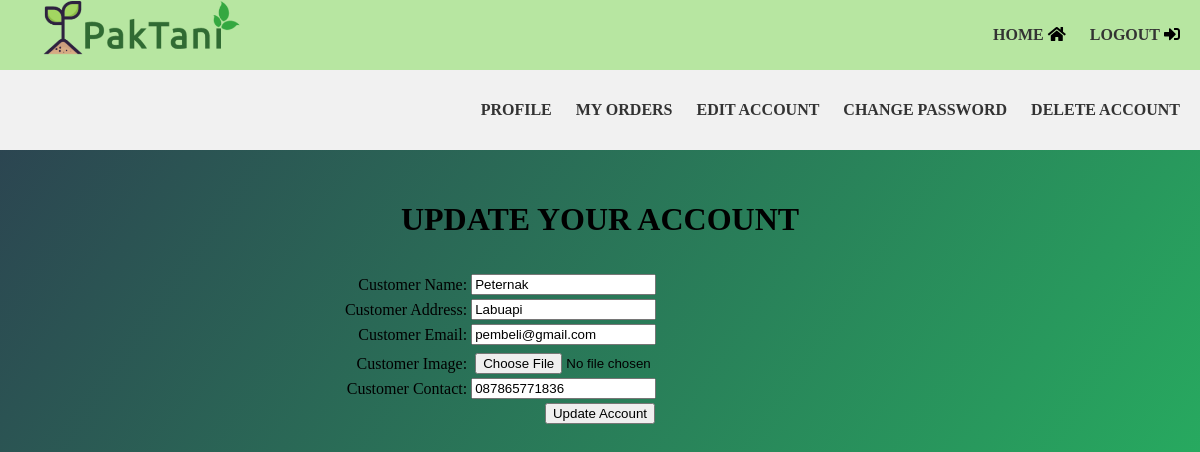
Before: /VIEW/USER/PEMBELI/edit_account.php (signed in) with the older database file.
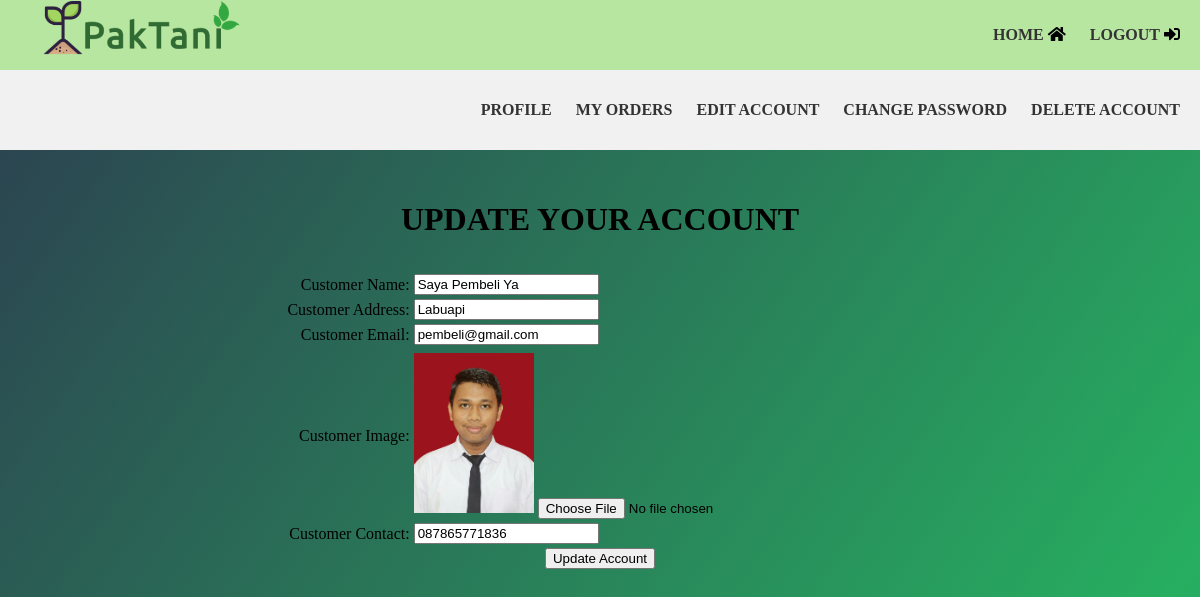
After: the same page with the newer database file.
### tables this page shows
CREATE TABLE `pembeli` (
  `id_pembeli` int(11) NOT NULL,
  `nama` varchar(255) NOT NULL,
  `password` varchar(255) NOT NULL,
  `alamat` varchar(255) NOT NULL,
  `no_hp` varchar(255) NOT NULL,
  `email` varchar(255) NOT NULL,
  `gambar` varchar(255) NOT NULL,
  `id_admin` int(11) NOT NULL
);

### CONTROLLER/action_pembeli.php (called while the page is built, shortened)
<?php
$conn = mysqli_connect("localhost", "root", "", "petanidb");
function thisquery($query)
{
    global $conn;
    $result = mysqli_query($conn, $query);
    $rows  = [];
    while ($row = mysqli_fetch_array($result)) {
        $rows[] = $row;
    }
    return $rows;
}

### VIEW/USER/PEMBELI/edit_account.php (the view, shortened to what this page needs)
<?php
include '../../../CONTROLLER/action_pembeli.php';
$id = $_SESSION['id'];
$data = thisquery("SELECT * FROM pembeli WHERE id_pembeli = $id")[0];
?>
<!DOCTYPE html>
<html>
<head>
	<link rel="stylesheet" href="../../CSS/main.css">
	<link rel="stylesheet" href="https://use.fontawesome.com/releases/v5.8.2/css/all.css">
</head>
<body>
	<div class="subnavbar">
		<div class="logo">
		</div>
		<div class="menu">
			<a href="indexpembeli.php">Home</a>
			<i class="fas fa-home"></i>
			<a href="../../../CONTROLLER/logout.php">Logout</a>
			<i class="fas fa-sign-in-alt"></i>
		</div>
	</div>
	<div class="navbar">
		<div class="menu">
			<a href="profile.php">Profile</a>
			<a href="my_orders.php">My Orders</a>
			<a href="edit_account.php">Edit Account</a>
			<a href="change_pass.php">Change Password</a>
			<a href="delete_account.php">Delete Account</a>
		</div>
	</div>
	<div class="tubuh">
		<br>
		<form action="" method="post" enctype="multipart/form-data">
			<table align="center" width="750">
				<tr align="center">
					<td colspan="6">
						<h2>Update your Account</h2>
					</td>
				</tr>
				<tr>
					<td align="right">Customer Name:</td>
					<td><input type="text" name="nama" id="nama" required value="<?php echo $data["nama"] ?>"></td>
				</tr>
				<tr>
					<td align="right">Customer Address:</td>
					<td><input type="text" name="alamat" id="alamat" required value="<?php echo $data["alamat"] ?>"></td>
				</tr>
				<tr>
					<td align="right">Customer Email:</td>
					<td><input type="text" name="email" id="email" required value="<?php echo $data["email"] ?>"></td>
				</tr>
				<tr>
					<td><input type="hidden" name="password" id="password" required value="<?php echo $data["password"] ?>"></td>
				</tr>
				<tr>
					<td align="right">Customer Image:</td>
					<td>
						<img src="../../IMAGE/images_pembeli/<?php echo $data["gambar"] ?>" alt="" width="120">
						<input type="file" name="gambar" id="gambar">
					</td>
				</tr>
				<tr>
					<td align="right">Customer Contact:</td>
					<td><input type="text" name="no_hp" id="no_hp" required value="<?php echo $data["no_hp"] ?>"></td>
				</tr>
				<tr align=" center">
					<td colspan="6"><input type="submit" name="submit" value="Update Account" /></td>
				</tr>
			</table>
		</form>
	</div>
</body>
</html>

Changed rows visible on the page:
changed pembeli "Labuapi": nama "Peternak" → "Saya Pembeli Ya"; gambar: picture added
